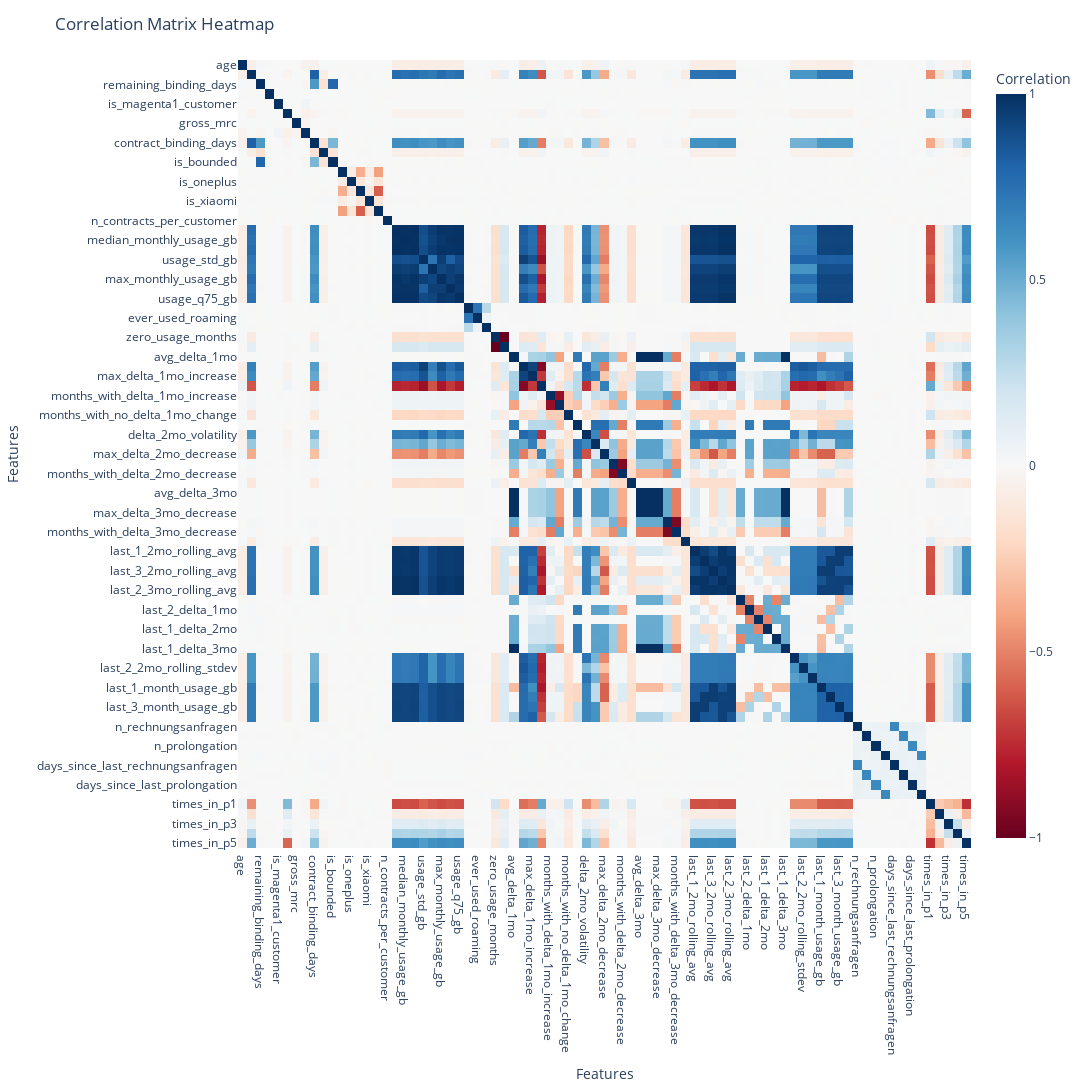

The notebook cell saved with this chart:
### Code cell
fig = px.imshow(
    correlation_matrix.to_numpy(),
    labels=dict(x='Features', y='Features', color='Correlation'),
    x=correlation_matrix.columns,
    y=correlation_matrix.columns,
    color_continuous_scale='RdBu',
    zmin=-1, zmax=1,
    aspect='auto'
)
fig.update_layout(
    width=1800,
    height=1800,
    title='Correlation Matrix Heatmap'
)
fig.update_layout(title='Correlation Matrix Heatmap')
fig.show()

# Blue means that variable X and variable Y follow the same behaviour (both increasing or decreasing)
# Red means that variable X has the opposite behaviour of variable Y

### Figure 1 — Plotly figure (JSON) as saved in the notebook; plotly's stock layout.template omitted (floating-point values rounded to 4 significant figures; data arrays with more than 128 entries replaced by an {"elided": "..."} marker saying what was removed)
{"data": [{"coloraxis": "coloraxis", "hovertemplate": "Features: %{x}<br>Features: %{y}<br>Correlation: %{z}<extra></extra>", "name": "0", "type": "heatmap", "x": ["age", "contract_lifetime_days", "remaining_binding_days", "has_special_offer", "is_magenta1_customer", "available_gb", "gross_mrc", "has_done_upselling", "contract_binding_days", "completion_rate", "is_bounded", "is_huawei", "is_oneplus", "is_samsung", "is_xiaomi", "is_iphone", "n_contracts_per_customer", "avg_monthly_usage_gb", "median_monthly_usage_gb", "total_usage_gb", "usage_std_gb", "min_monthly_usage_gb", "max_monthly_usage_gb", "usage_q25_gb", "usage_q75_gb", "months_with_roaming", "ever_used_roaming", "always_used_roaming", "zero_usage_months", "active_usage_months", "avg_delta_1mo", "delta_1mo_volatility", "max_delta_1mo_increase", "max_delta_1mo_decrease", "months_with_delta_1mo_increase", "months_with_delta_1mo_decrease", "months_with_no_delta_1mo_change", "avg_delta_2mo", "delta_2mo_volatility", "max_delta_2mo_increase", "max_delta_2mo_decrease", "months_with_delta_2mo_increase", "months_with_delta_2mo_decrease", "months_with_no_delta_2mo_change", "avg_delta_3mo", "max_delta_3mo_increase", "max_delta_3mo_decrease", "months_with_delta_3mo_increase", "months_with_delta_3mo_decrease", "months_with_no_delta_3mo_change", "last_1_2mo_rolling_avg", "last_2_2mo_rolling_avg", "last_3_2mo_rolling_avg", "last_1_3mo_rolling_avg", "last_2_3mo_rolling_avg", "last_1_delta_1mo", "last_2_delta_1mo", "last_3_delta_1mo", "last_1_delta_2mo", "last_2_delta_2mo", "last_1_delta_3mo", "last_1_2mo_rolling_stdev", "last_2_2mo_rolling_stdev", "last_3_2mo_rolling_stdev", "last_1_month_usage_gb", "last_2_month_usage_gb", "last_3_month_usage_gb", "last_4_month_usage_gb", "n_rechnungsanfragen", "n_produkte&services-tarifdetails", "n_prolongation", "n_produkte&services-tarifwechsel", "days_since_last_rechnungsanfragen", "days_since_last_produkte&services-tarifdetails", "days_since_last_prolongation", "days_since_last_produkte&services-tarifwechsel", "times_in_p1", "times_in_p2", "times_in_p3", "times_in_p4", "times_in_p5"], "xaxis": "x", "y": ["age", "contract_lifetime_days", "remaining_binding_days", "has_special_offer", "is_magenta1_customer", "available_gb", "gross_mrc", "has_done_upselling", "contract_binding_days", "completion_rate", "is_bounded", "is_huawei", "is_oneplus", "is_samsung", "is_xiaomi", "is_iphone", "n_contracts_per_customer", "avg_monthly_usage_gb", "median_monthly_usage_gb", "total_usage_gb", "usage_std_gb", "min_monthly_usage_gb", "max_monthly_usage_gb", "usage_q25_gb", "usage_q75_gb", "months_with_roaming", "ever_used_roaming", "always_used_roaming", "zero_usage_months", "active_usage_months", "avg_delta_1mo", "delta_1mo_volatility", "max_delta_1mo_increase", "max_delta_1mo_decrease", "months_with_delta_1mo_increase", "months_with_delta_1mo_decrease", "months_with_no_delta_1mo_change", "avg_delta_2mo", "delta_2mo_volatility", "max_delta_2mo_increase", "max_delta_2mo_decrease", "months_with_delta_2mo_increase", "months_with_delta_2mo_decrease", "months_with_no_delta_2mo_change", "avg_delta_3mo", "max_delta_3mo_increase", "max_delta_3mo_decrease", "months_with_delta_3mo_increase", "months_with_delta_3mo_decrease", "months_with_no_delta_3mo_change", "last_1_2mo_rolling_avg", "last_2_2mo_rolling_avg", "last_3_2mo_rolling_avg", "last_1_3mo_rolling_avg", "last_2_3mo_rolling_avg", "last_1_delta_1mo", "last_2_delta_1mo", "last_3_delta_1mo", "last_1_delta_2mo", "last_2_delta_2mo", "last_1_delta_3mo", "last_1_2mo_rolling_stdev", "last_2_2mo_rolling_stdev", "last_3_2mo_rolling_stdev", "last_1_month_usage_gb", "last_2_month_usage_gb", "last_3_month_usage_gb", "last_4_month_usage_gb", "n_rechnungsanfragen", "n_produkte&services-tarifdetails", "n_prolongation", "n_produkte&services-tarifwechsel", "days_since_last_rechnungsanfragen", "days_since_last_produkte&services-tarifdetails", "days_since_last_prolongation", "days_since_last_produkte&services-tarifwechsel", "times_in_p1", "times_in_p2", "times_in_p3", "times_in_p4", "times_in_p5"], "yaxis": "y", "z": {"elided": "81x81 float values"}}], "layout": {"coloraxis": {"cmax": 1, "cmin": -1, "colorbar": {"title": {"text": "Correlation"}}, "colorscale": [[0, "rgb(103,0,31)"], [0.1, "rgb(178,24,43)"], [0.2, "rgb(214,96,77)"], [0.3, "rgb(244,165,130)"], [0.4, "rgb(253,219,199)"], [0.5, "rgb(247,247,247)"], [0.6, "rgb(209,229,240)"], [0.7, "rgb(146,197,222)"], [0.8, "rgb(67,147,195)"], [0.9, "rgb(33,102,172)"], [1, "rgb(5,48,97)"]]}, "height": 1800, "margin": {"t": 60}, "title": {"text": "Correlation Matrix Heatmap"}, "width": 1800, "xaxis": {"anchor": "y", "domain": [0, 1], "title": {"text": "Features"}}, "yaxis": {"anchor": "x", "autorange": "reversed", "domain": [0, 1], "title": {"text": "Features"}}}}
